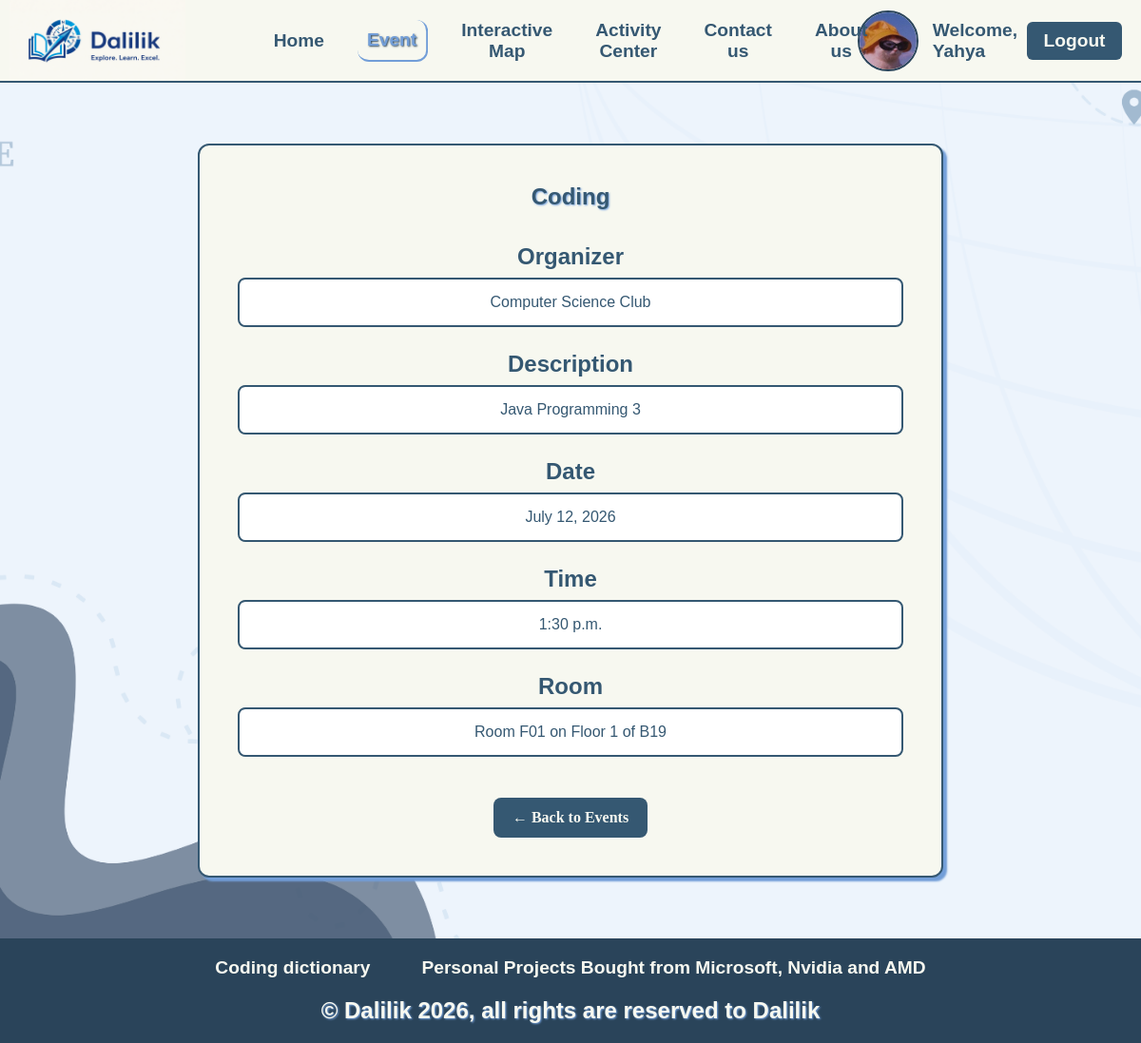
The app's page /event/13/ (signed in) with its own data.
### pages2/models.py (models this page shows, shortened)
class Event(models.Model):
    name = models.CharField(max_length=100)
    organizer = models.CharField(max_length=100, default="")
    description = models.TextField()
    date = models.DateField()
    time = models.TimeField()
    room = models.ForeignKey(Room, on_delete=models.CASCADE, related_name='events')
    user = models.ForeignKey(User, on_delete=models.CASCADE, related_name='userevents', null=True, blank=True)

class Room(models.Model):
    number = models.CharField(max_length=10)
    floor = models.ForeignKey(Floor, on_delete=models.CASCADE, related_name='rooms')
    description = models.TextField()
    picture = models.ImageField(upload_to='rooms/', blank=True)
    def __str__(self):
        return f"Room {self.number} on {self.floor}"

class Floor(models.Model):
    number = models.IntegerField()
    building = models.ForeignKey(Building, on_delete=models.CASCADE, related_name='floors')
    description = models.TextField()
    picture = models.ImageField(upload_to='floors/', blank=True)
    def __str__(self):
        return f"Floor {self.number} of {self.building.name}"

class Building(models.Model):
    name = models.CharField(max_length=100)
    map = models.ForeignKey(Map, on_delete=models.CASCADE, related_name='buildings')
    description = models.TextField()
    picture = models.ImageField(upload_to='buildings/', blank=True)

### pages2/views.py (the view)
# urls.py: path('event/<int:id>/', views.event_detail, name='event_detail'),
def event_detail(request, id):
    event = get_object_or_404(Event, id=id)
    return render(request, 'Event/Event_Detail.html', {"active_page": "event", "event": event})

### pages2/templates/Event/Event_detail.html (shortened to what this page needs)
{% extends "base.html" %}
{% load static %}
{% block main-content %}
<section class="event-detail-page">
    <div class="event-detail-card">
        <h1>{{ event.name }}</h1>
        <div class="detail-row">
            <h2>Organizer</h2>
            <p>{{ event.organizer }}</p>
        </div>
        <div class="detail-row">
            <h2>Description</h2>
            <p>{{ event.description }}</p>
        </div>
        <div class="detail-row">
            <h2>Date</h2>
            <p>{{ event.date }}</p>
        </div>
        <div class="detail-row">
            <h2>Time</h2>
            <p>{{ event.time }}</p>
        </div>
        <div class="detail-row">
            <h2>Room</h2>
            <p>{{ event.room }}</p>
        </div>
        <br>
        <a class="back-button" href="{% url 'event' %}">
            ← Back to Events
        </a>
    </div>
</section>
{% endblock %}

### pages2/templates/includes/navbar.html (shortened to what this page needs)
{% load static %}
<div class="menu">
    <header>
        <img src="{% static 'images/project logo 5.png' %}" alt="Website logo" class="logo">
        <nav>
            <a href="{% url 'index' %}" class="Link {% if active_page == 'home' %}active{% endif %}">Home</a>
            <a href="{% url 'event' %}" class="Link {% if active_page == 'event' %}active{% endif %}">Event</a>
            <a href="{% url 'interactivemap' %}" class="Link {% if active_page == 'map' %}active{% endif %}">Interactive Map</a>
            {% if user.is_authenticated %}
            <a href="{% url 'activitycenter' %}" class="Link {% if active_page == 'activitycenter' %}active{% endif %}">Activity Center</a>
            {% endif %}
            <a href="{% url 'contact' %}" class="Link {% if active_page == 'contact' %}active{% endif %}">Contact us</a>
            <a href="{% url 'about' %}" class="Link {% if active_page == 'about' %}active{% endif %}">About us</a>
        </nav>
        {% if user.is_authenticated %}
        <section class="user">
            <img src="{% static 'images/user image.jpg' %}" alt="Registered user profile picture" class="user-pfp">
            <div class="user-name">
                <h1>
                    Welcome, <br>{{ user.username }}
                </h1>
            </div>
                <form action="{% url 'logout' %}" method="post">
                    <button type="submit" class="logout-btn">Logout</button>
                </form>
        </section>
        {% else %}
        <section>
            <a href="{% url 'register' %}" class="Link" id="btn">Register</a>
            <a href="{% url 'login' %}" class="Link" id="btn">Login</a>
        </section>
        {% endif %}
    </header>
</div>

### pages2/templates/static/css/stylesheet.css (style rules this page uses)
* { margin:0px; text-align:center ; }
header { display: flex; align-items: center; justify-content: space-between; position: relative; border-bottom: 2px solid #355872; background-color: #F7F8F0; }
nav { position: absolute; left: 50%; transform: translateX(-50%); display: flex; align-items: center; }
.logo { width: auto; height: 85px; margin-left: 10px; }
.Link { padding: 10px; margin: 0 12.5px; font-family: sans-serif; color: #355872; text-decoration: none; font-size:larger; font-weight: bold; }
.Link.active { color: #729ed8; border-bottom: 2px solid #729ed8; border-right: 2px solid #729ed8; border-radius: 12px; text-shadow: 1px 1px 2px #2a445a; }
.user { display: flex; align-items: center; gap: 10px; margin-right: 20px; white-space: nowrap; }
.user-name h1 { margin: 0; text-align: left; color: #355872; font-family: sans-serif; font-size: larger; }
.user-pfp { margin: 0px 5px; width: 60px; height: 60px; border-radius: 32px; border: 2px solid #2a445a; }
.event-detail-page { display:flex; padding:50px; align-items:center; justify-content:center; min-height: 100vh; background-size: cover; background-position: center; background-repeat: no-repeat; background-image: url("../images/Login Background.png"); }
.event-detail-card { width:700px; background:#F7F8F0; border-radius:12px; padding:40px; box-shadow:4px 4px 2px #729ed8; border:2px solid #355872; }
.event-detail-card h1 { color:#355872; margin-bottom:35px; font-family:sans-serif; text-shadow:1px 1px 2px #729ed8; }
.detail-row { margin-bottom:25px; }
.detail-row h2 { display:block; color:#355872; margin-bottom:8px; font-family:sans-serif; }
.detail-row p { padding:15px; background:#ffffff; border:2px solid #355872; border-radius:8px; color:#355872; font-family:sans-serif; }
.back-button { display:inline-block; padding:12px 20px; background:#355872; color:#F7F8F0; text-decoration:none; border-radius:8px; font-weight:bold; }
.logout-btn { display: flex; justify-content: center; align-items: center; padding: 10px 18px; background-color: #355872; color: #F7F8F0; width: 100px; height: 40px; border-radius: 6px; border: none; font-family: sans-serif; font-size: larger; font-weight: bold; cursor: pointer; }

### records on screen
Event: name "Coding", organizer "Computer Science Club", description "Java Programming 3", date "July 12, 2026", time "1:30 p.m.", room "Room F01 on Floor 1 of B19"

### other values on screen
{{ user.username }} "Yahya"
